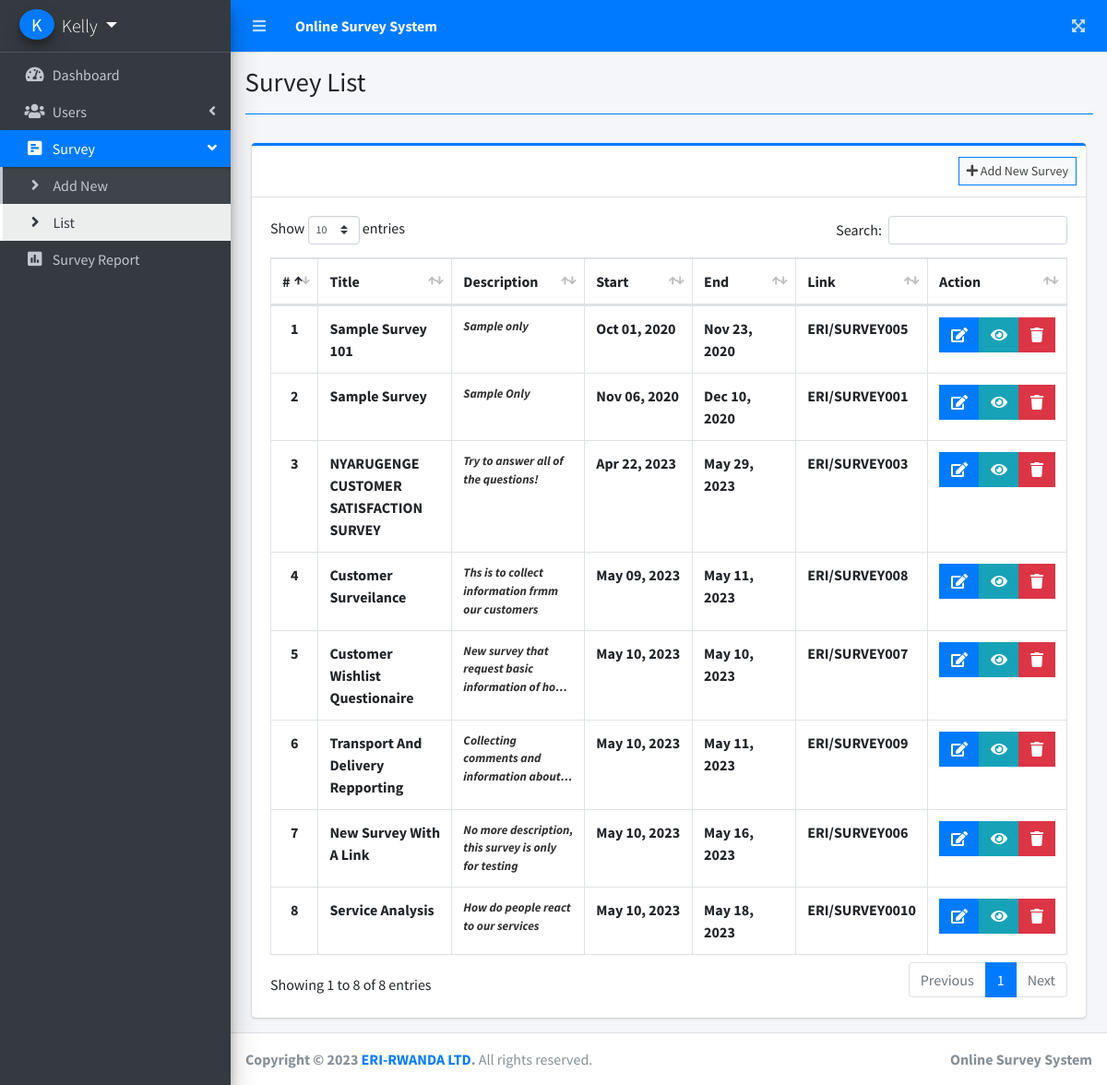
The page /admin/index.php?page=survey_list (signed in) on the database its author committed.
### tables this page shows
CREATE TABLE `survey_set` (
  `id` int(30) NOT NULL,
  `title` varchar(200) NOT NULL,
  `description` text NOT NULL,
  `user_id` int(30) NOT NULL,
  `start_date` date NOT NULL,
  `end_date` date NOT NULL,
  `date_created` datetime NOT NULL DEFAULT current_timestamp(),
  `surveylink` varchar(255) DEFAULT NULL
);

### admin/survey_list.php (the view, shortened to what this page needs)
<?php include'db_connect.php' ?>
<div class="col-lg-12">
	<div class="card card-outline card-primary">
		<div class="card-header">
			<div class="card-tools">
				<a class="btn btn-block btn-sm btn-default btn-flat border-primary" href="./index.php?page=new_survey"><i class="fa fa-plus"></i> Add New Survey</a>
			</div>
		</div>
		<div class="card-body">
			<table class="table tabe-hover table-bordered" id="list">
				<colgroup>
					<col width="5%">
					<col width="20%">
					<col width="20%">
					<col width="20%">
					<col width="20%">
					<col width="15%">
				</colgroup>
				<thead>
					<tr>
						<th class="text-center">#</th>
						<th>Title</th>
						<th>Description</th>
						<th>Start</th>
						<th>End</th>
						<th>Link</th>
						<th>Action</th>
					</tr>
				</thead>
				<tbody>
					<?php
					$i = 1;
					$qry = $conn->query("SELECT * FROM survey_set order by date(start_date) asc,date(end_date) asc ");
					while($row= $qry->fetch_assoc()):
					?>
					<tr>
						<th class="text-center"><?php echo $i++ ?></th>
						<td><b><?php echo ucwords($row['title']) ?></b></td>
						<td><b class="truncate"><?php echo $row['description'] ?></b></td>
						<td><b><?php echo date("M d, Y",strtotime($row['start_date'])) ?></b></td>
						<td><b><?php echo date("M d, Y",strtotime($row['end_date'])) ?></b></td>
						<td><b><?php echo $row['surveylink']; ?></b></td>
						<td class="text-center">
		                    <div class="btn-group">
		                        <a href="./index.php?page=edit_survey&id=<?php echo $row['id'] ?>" class="btn btn-primary btn-flat">
		                          <i class="fas fa-edit"></i>
		                        </a>
		                        <a  href="./index.php?page=view_survey&id=<?php echo $row['id'] ?>" class="btn btn-info btn-flat">
		                          <i class="fas fa-eye"></i>
		                        </a>
		                        <button type="button" class="btn btn-danger btn-flat delete_survey" data-id="<?php echo $row['id'] ?>">
		                          <i class="fas fa-trash"></i>
		                        </button>
	                      </div>
						</td>
					</tr>
				<?php endwhile; ?>
				</tbody>
			</table>
		</div>
	</div>
</div>

### rows shown on the page
survey_set: title "Sample Survey 101", description "Sample only", start_date "Oct 01, 2020", end_date "Nov 23, 2020", surveylink "ERI/SURVEY005"
survey_set: title "Sample Survey", description "Sample Only", start_date "Nov 06, 2020", end_date "Dec 10, 2020", surveylink "ERI/SURVEY001"
survey_set: title "NYARUGENGE CUSTOMER SATISFACTION SURVEY", description "Try to answer all of the questions!", start_date "Apr 22, 2023", end_date "May 29, 2023", surveylink "ERI/SURVEY003"
survey_set: title "Customer Surveilance", description "Ths is to collect information frmm our customers", start_date "May 09, 2023", end_date "May 11, 2023", surveylink "ERI/SURVEY008"
survey_set: title "Customer Wishlist Questionaire", description "New survey that request basic information of…", start_date "May 10, 2023", end_date "May 10, 2023", surveylink "ERI/SURVEY007"
survey_set: title "Transport And Delivery Repporting", description "Collecting comments and information…", start_date "May 10, 2023", end_date "May 11, 2023", surveylink "ERI/SURVEY009"
survey_set: title "New Survey With A Link", description "No more description, this survey is only for testing", start_date "May 10, 2023", end_date "May 16, 2023", surveylink "ERI/SURVEY006"
survey_set: title "Service Analysis", description "How do people react to our services", start_date "May 10, 2023", end_date "May 18, 2023", surveylink "ERI/SURVEY0010"

### other values the page prints
substr($_SESSION['login_email'], 0,1) "K"
$_SESSION['login_companyname'] "Kelly"
$title "Survey List"
